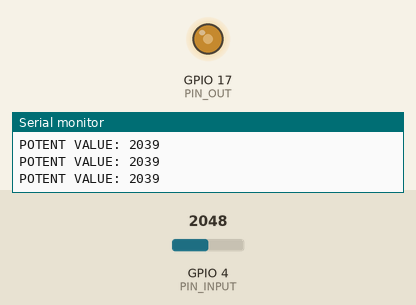
Bench run of a program on a simulated ESP32-S3. On the bench: output pins drawn as LEDs (lit = HIGH), the last lines printed to the serial monitor. The test bench sets the inputs (shaded band); at power-on: GPIO 4 (PIN_INPUT) = 2048 (analog values on the 0–4095 scale).

Above: at 4.2 s.
4.3 s: GPIO 4 (PIN_INPUT) set to 2866
At 6.6 s:
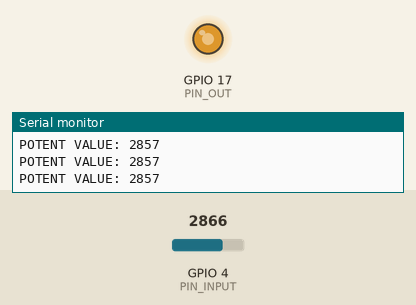
7.3 s: GPIO 4 (PIN_INPUT) set to 3603
At 7.46 s:
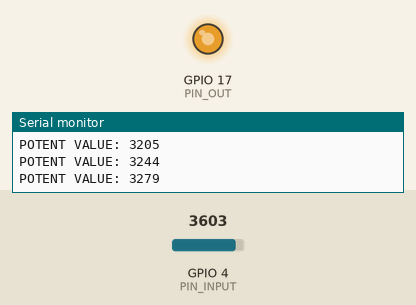
10.3 s: GPIO 4 (PIN_INPUT) set to 215
At 12.9 s:
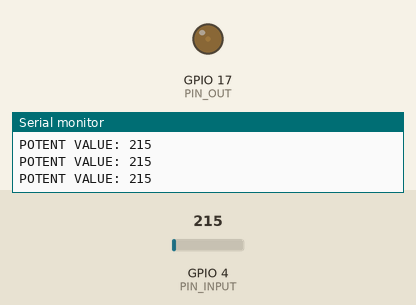
Timing chart, 0 to 14.4 s (numbered marks = the images above; inputs shaded):
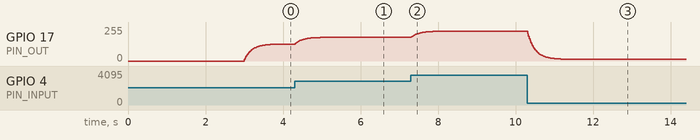

The program:

main.cpp
```cpp
#include <Arduino.h>

namespace AppConfig
{
  namespace Pins
  {
    constexpr uint8_t PIN_INPUT = 4;
    constexpr uint8_t PIN_OUT = 17;

  }
  namespace System
  {
    constexpr uint32_t SERIAL_BAUD_RATE = 115200;
    constexpr uint32_t STARTUP_DELAY_MS = 3000;
  }
  namespace PWM
  {
    constexpr uint8_t PWM_CHANNEL = 0;
    constexpr uint32_t PWM_FREQ = 1000;
    constexpr uint8_t PWM_RESOLUTION = 12;
    constexpr float PERCENTAGE_BOUNDS = .15f;
    constexpr uint8_t MAX_VALUE = 255;
    constexpr uint8_t MIN_VALUE = 0;
  }
  namespace Button
  {
    static constexpr uint32_t BUTTON_DELAY_MS = 50;
  }
  namespace Timer
  {
    static constexpr uint32_t PRESCALER = 80; // 80 МГц -> 1 мкС
    static constexpr uint32_t TIMER_RESPONSE_MICROSEC = 20000;
  }
}

uint16_t rawValue = 0;
uint16_t smoothedLdrValue = 0;

uint16_t parseRawValue(uint16_t rawValue)
{
  smoothedLdrValue = .1 * rawValue + .9 * smoothedLdrValue;
  // if (smoothedLdrValue < LOWEST_VALUE)
  //   return AppConfig::PWM::MIN_VALUE;
  // if (smoothedLdrValue > HIGHEST_VALUE)
  //   return AppConfig::PWM::MAX_VALUE;
  // return map(smoothedLdrValue, 0, 4096, 0, 255);
  return smoothedLdrValue;
}

void setup()
{
  Serial.begin(AppConfig::System::SERIAL_BAUD_RATE);
  delay(AppConfig::System::STARTUP_DELAY_MS);

  analogReadResolution(AppConfig::PWM::PWM_RESOLUTION);
  ledcSetup(AppConfig::PWM::PWM_CHANNEL, AppConfig::PWM::PWM_FREQ, AppConfig::PWM::PWM_RESOLUTION);
  ledcAttachPin(AppConfig::Pins::PIN_OUT, AppConfig::PWM::PWM_CHANNEL);
}

void loop()
{
  rawValue = analogRead(AppConfig::Pins::PIN_INPUT);
  ledcWrite(AppConfig::PWM::PWM_CHANNEL, parseRawValue(rawValue));

  Serial.print("POTENT VALUE: ");
  Serial.println(smoothedLdrValue);

  delay(20);
}
```

Measured:
- after the input at 4.3 s, GPIO 17 (PIN_OUT): moves from 127/255 to 178/255 over 0.85 s, starting at once
- after the input at 7.3 s, GPIO 17 (PIN_OUT): moves from 178/255 to 224/255 over 0.87 s, starting at once
- after the input at 10.3 s, GPIO 17 (PIN_OUT): moves from 224/255 to 13/255 over 1.2 s, starting at once
